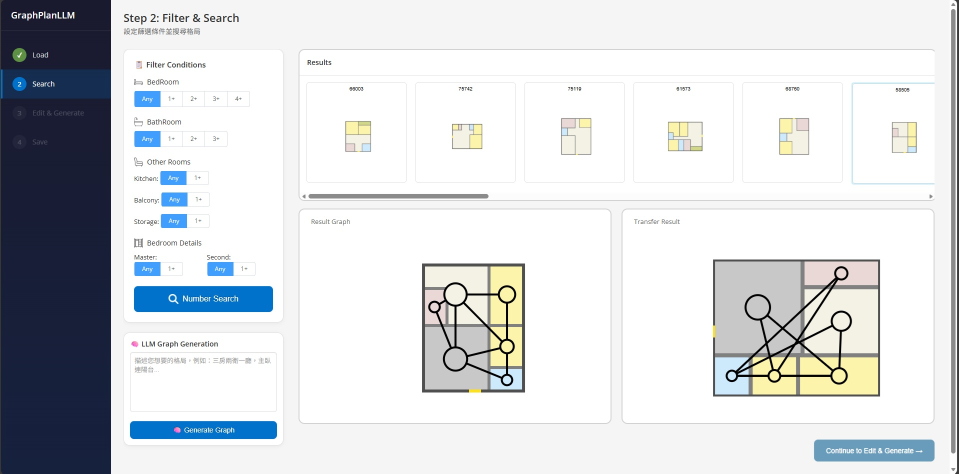
#> input picture Interface/Img/interface.jpg, 1917 x 947 px (shown at 1/2 size)
$ python -i draw_utils.py   (imports and definitions only)
#> lines starting #> are read from the running program, lines starting #| are printed output that depends on the picture

import matplotlib
# [1 line not run here, left out]
import matplotlib.pyplot as plt
import matplotlib.patches as patches
import numpy as np

def get_room_color(room_name):
    """Ref: buttonEvent_wizard.js roomcolor function"""
    colors = {
        "LivingRoom": (200/255, 200/255, 200/255),
        "MasterRoom": (253/255, 244/255, 171/255),
        "Kitchen": (234/255, 216/255, 214/255),
        "Bathroom": (205/255, 233/255, 252/255),
        "DiningRoom": (244/255, 242/255, 229/255),
        "ChildRoom": (253/255, 244/255, 171/255),
        "StudyRoom": (253/255, 244/255, 171/255),
        "SecondRoom": (253/255, 244/255, 171/255),
        "GuestRoom": (253/255, 244/255, 171/255),
        "Balcony": (208/255, 216/255, 135/255),
        "Entrance": (244/255, 242/255, 229/255),
        "Storage": (249/255, 222/255, 189/255),
        "Wall-in": (202/255, 207/255, 239/255),
        "External area": (1.0, 1.0, 1.0),
        "Exterior wall": (79/255, 79/255, 79/255),
        "Front door": (255/255, 225/255, 25/255),
        "Interior wall": (128/255, 128/255, 128/255),
        "Interior door": (1.0, 1.0, 1.0)
    }
    return colors.get(room_name, (0.8, 0.8, 0.8)) # Default gray

def draw_floorplan(data, save_path):
    """
    Draw floorplan and save to file.
    data: Dictionary from FindTraindata containing 'hsbox', 'exterior', 'door'
    """
    fig, ax = plt.subplots(figsize=(5, 5))
    # Determine bounds from exterior
    exterior_str = data.get('exterior', '').strip()
    points = []
    if exterior_str:
        pairs = exterior_str.split(' ')
        for p in pairs:
            if ',' in p:
                x, y = map(float, p.split(','))
                points.append([x, y])

    if not points:
        plt.close(fig)
        return False

    points = np.array(points)
    x_min, x_max = points[:, 0].min(), points[:, 0].max()
    y_min, y_max = points[:, 1].min(), points[:, 1].max()

    # Set limits with some padding
    padding = 20
    ax.set_xlim(x_min - padding, x_max + padding)
    ax.set_ylim(y_min - padding, y_max + padding) # Matplotlib originates at bottom-left, SVG usually top-left.
    # Note: SVGs from frontend usually have +Y down. Matplotlib has +Y up.
    # We might need to invert Y axis to match visual look, or just plot as is.
    # Let's verify coordinate system. Data usually 0-256 range.
    # If we invert Y, we need `ax.invert_yaxis()`
    ax.invert_yaxis()

    ax.set_aspect('equal')
    ax.axis('off') # Hide axes

    # Draw Exterior Polygon
    poly = patches.Polygon(points, closed=True,
                          edgecolor=get_room_color("Exterior wall"),
                          facecolor='none',
                          linewidth=4) # Using logic from frontend: stroke-width 6 (relative to view)
    ax.add_patch(poly)

    # Draw Rooms
    # hsbox structure: [[[x1, y1, x2, y2], [label]], ...]
    interior_wall_color = get_room_color("Interior wall")
    if 'hsbox' in data:
        for box_item in data['hsbox']:
            coords = box_item[0]
            label = box_item[1][0]
            x1, y1, x2, y2 = float(coords[0]), float(coords[1]), float(coords[2]), float(coords[3])

            width = x2 - x1
            height = y2 - y1

            rect = patches.Rectangle((x1, y1), width, height,
                                    linewidth=2,
                                    edgecolor=interior_wall_color,
                                    facecolor=get_room_color(label))
            ax.add_patch(rect)

    # Draw Door
    # door string: "x1,y1,x2,y2"
    if 'door' in data:
        d = list(map(float, data['door'].split(',')))
        door_line = plt.Line2D([d[0], d[2]], [d[1], d[3]],
                              color=get_room_color("Front door"),
                              linewidth=4) # Front door thick line
        ax.add_line(door_line)

    # Save
    plt.savefig(save_path, bbox_inches='tight', pad_inches=0, dpi=72)
    plt.close(fig)
    return True

>>> import cv2
>>> picture = cv2.imread('../Img/interface.jpg', cv2.IMREAD_GRAYSCALE)
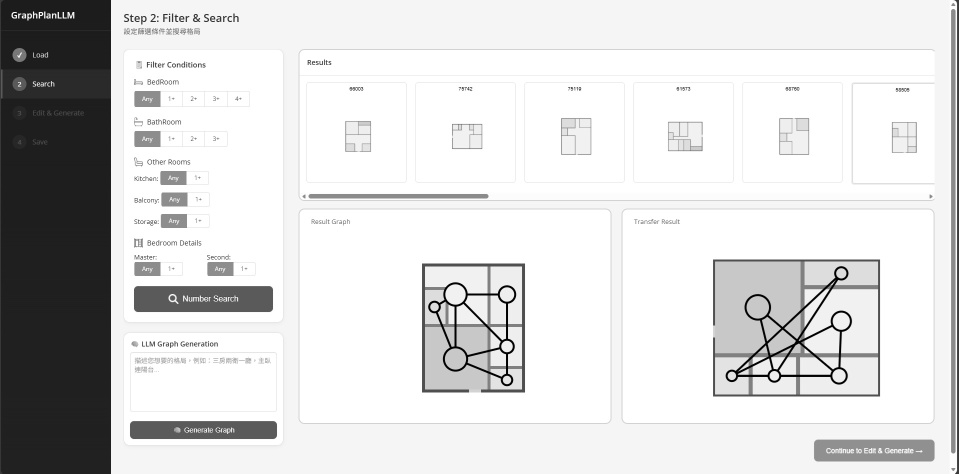
#> picture: shape (947, 1917) (shown at 1/2 size); min 0, max 255, mean 215.6
>>> result = draw_floorplan(picture, 'out.png')
#> (the run stopped early here; a loop or call above may not have finished)
